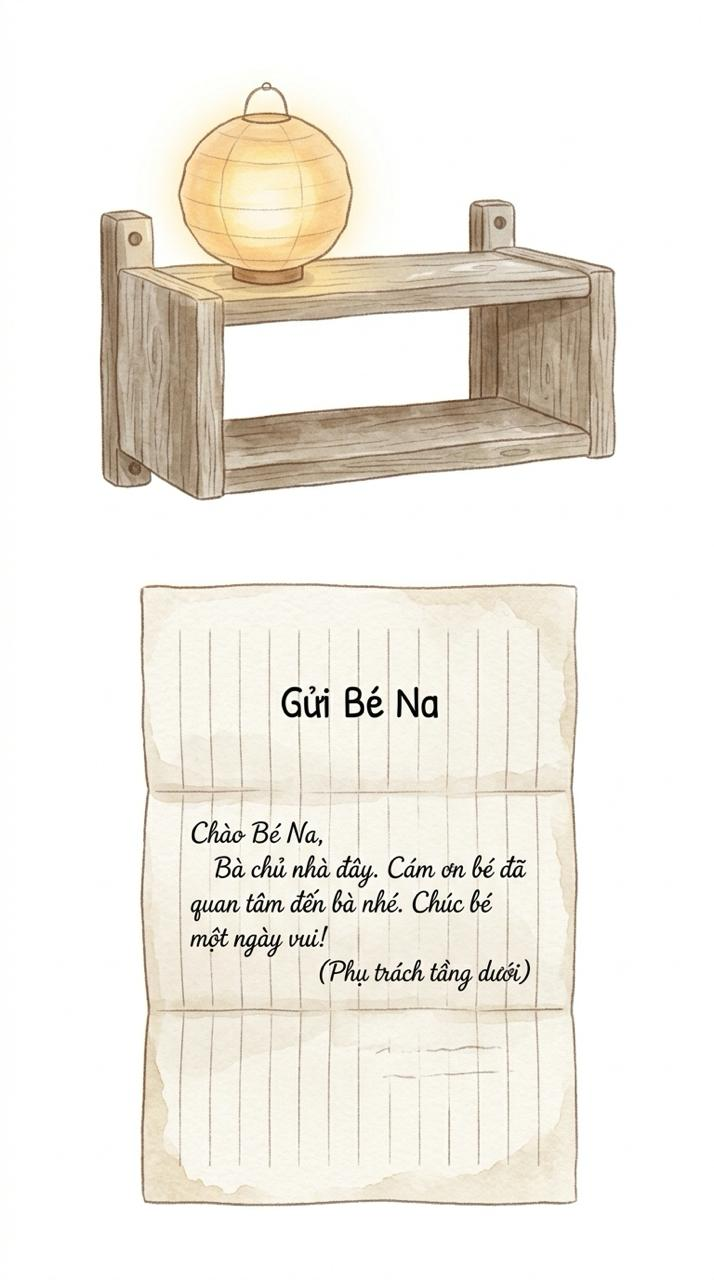
#> input picture src/sheet_shelf.jpg, 714 x 1280 px, found by its file name
$ python cut_shelf.py ../src/sheet_shelf.jpg
#> lines starting #> are read from the running program, lines starting #| are printed output that depends on the picture; after the words box and inside, x2 and y2 are one past the last pixel; in counts of white or black regions, pixels touching at a corner belong together
"""Cut src/sheet_shelf.jpg (Vi 26/11): the wooden wall shelf, without the lantern drawn on it (the game keeps its own lantern on/off)."""
import cv2, numpy as np, sys
from PIL import Image
G = sys.argv[1]
img = cv2.imread(f'{G}/src/sheet_shelf.jpg')[:540]
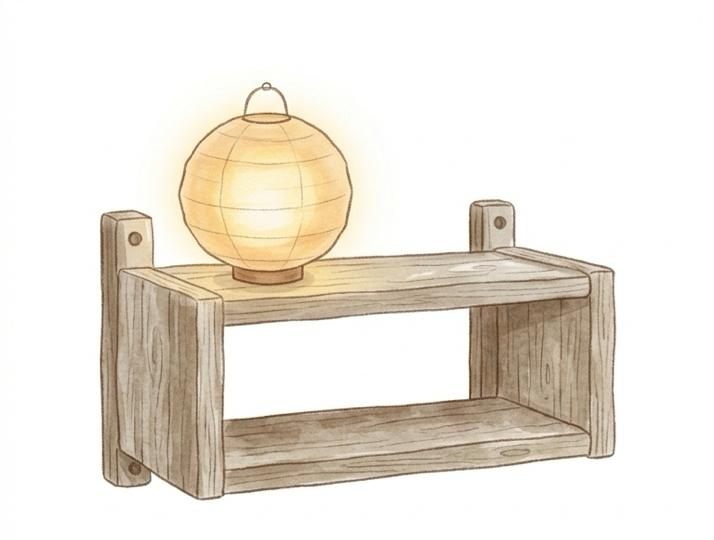
#> img: shape (540, 714, 3); mean B, G, R 219.5, 229.3, 235.6
# hide the lantern: refill its patch of the top board with the board texture just to its right, blank above the board
rep = img.copy()
paper = np.median(img[5:30].reshape(-1, 3), axis=0)
#> paper = [255, 255, 255]
for x in range(160, 372):
    yb = int(round(260 - (x - 150) * 0.02))          # back edge of the top board at this column
    rep[40:yb, x] = paper
    src = img[yb - 3:291, x + 190].astype(float)    # same board, further right, past the lantern
    k = min(1, (x - 160) / 14, (371 - x) / 14)       # blend into the original at both seams
    rep[yb:294, x] = (src * k + img[yb:294, x].astype(float) * (1 - k)).astype(np.uint8)
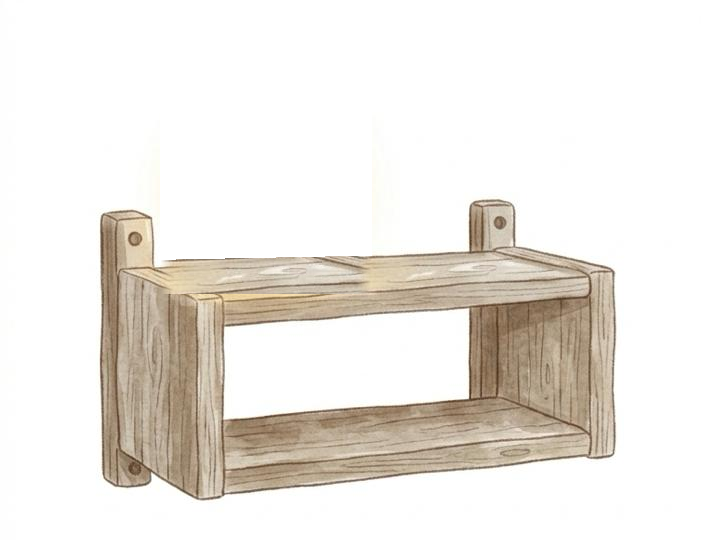
#> rep: shape (540, 714, 3); 11.92% of pixels changed, all inside (x1, y1, x2, y2) = (160, 63, 372, 294)
img = rep
bg = np.median(np.concatenate([img[:5].reshape(-1, 3), img[-5:].reshape(-1, 3)]), axis=0)
#> bg = [255, 255, 255]
dist = np.linalg.norm(img.astype(float) - bg, axis=2)
near = (dist < 18).astype(np.uint8)
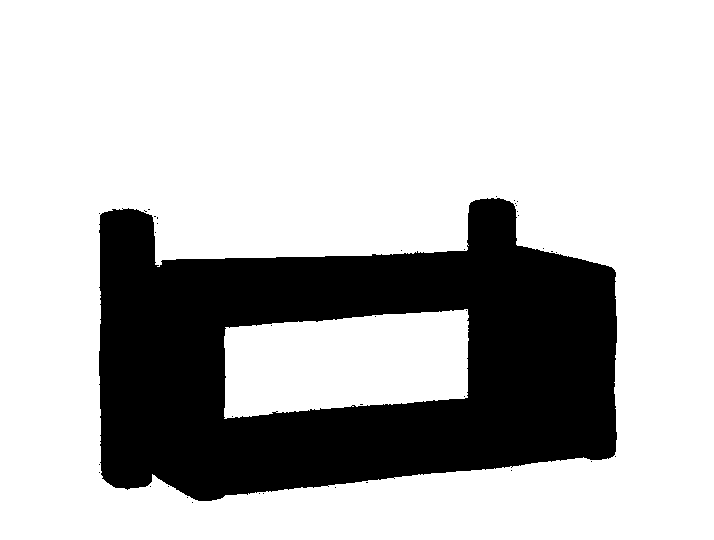
#> near: shape (540, 714); values 0 (black) and 1 (white), 74.5% white; 39 black regions (38 under 20 px), largest, box (x1, y1, x2, y2) and area: (99, 198, 617, 501) 98087
n, lab = cv2.connectedComponents(near, connectivity=4)
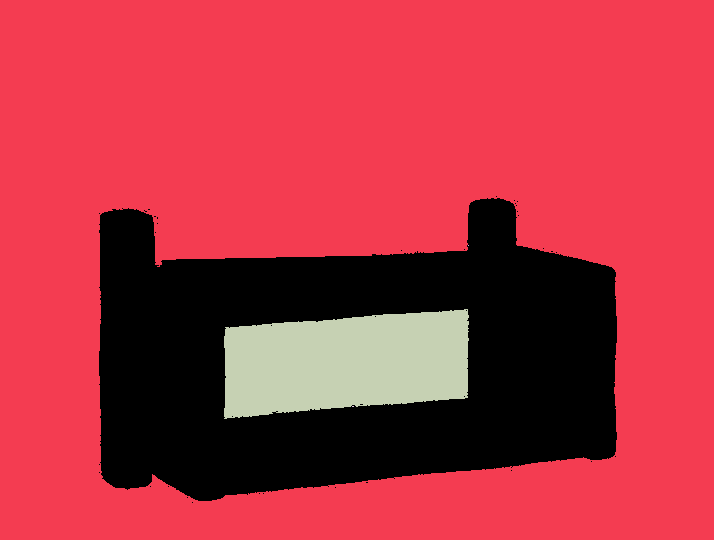
#> lab: shape (540, 714) int32; 5 distinct labels, from 0 to 4; one colour per label, 0 black
#> n = 5
border = set(np.unique(np.concatenate([lab[0], lab[-1], lab[:, 0], lab[:, -1]]))) - {0}
#> border = 1 item
areas = np.bincount(lab.ravel()); border |= {j for j in range(1, len(areas)) if areas[j] > 5000}   # the open back of the shelf shows the wall
#> after `areas = np.bincount(lab.ravel())`: areas = [98134, 265632, 1, 21791, 2]
#> after `border |= {j for j in range(1, len(areas)) if areas[j] > 5000}`: border = 2 items
fg = (~np.isin(lab, list(border))).astype(np.uint8)
#> fg: shape (540, 714); values 0 (black) and 1 (white), 25.5% white; 39 white regions (38 under 20 px), largest, box (x1, y1, x2, y2) and area: (99, 198, 617, 501) 98090
fg = cv2.morphologyEx(fg, cv2.MORPH_OPEN, np.ones((3, 3), np.uint8))
#> fg: shape (540, 714); values 0 (black) and 1 (white), 25.4% white; 1 white region, box (x1, y1, x2, y2) and area: (99, 198, 617, 501) 97967
n, lab, st, _ = cv2.connectedComponentsWithStats(fg)
#> n = 2; st = [[0, 0, 714, 540, 287593], [99, 198, 518, 303, 97967]]
i = 1 + int(np.argmax(st[1:, cv2.CC_STAT_AREA])); fg = (lab == i).astype(np.uint8)
#> after `i = 1 + int(np.argmax(st[1:, cv2.CC_STAT_AREA]))`: i = 1
edge = cv2.dilate(fg, np.ones((5, 5), np.uint8)) - cv2.erode(fg, np.ones((5, 5), np.uint8))
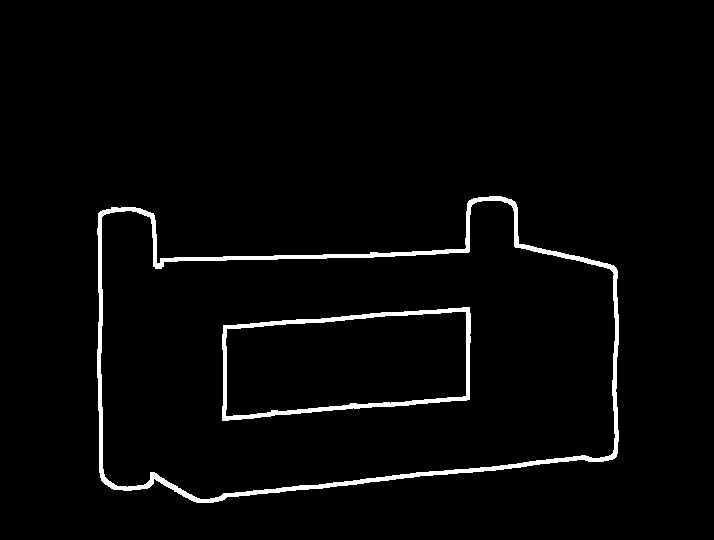
#> edge: shape (540, 714); values 0 (black) and 1 (white), 2.6% white; 2 white regions, box (x1, y1, x2, y2) and area: (97, 196, 619, 503) 7259, (222, 307, 471, 421) 2904
alpha = np.where(edge > 0, fg * np.clip((dist - 6) / 30, 0, 1), fg)
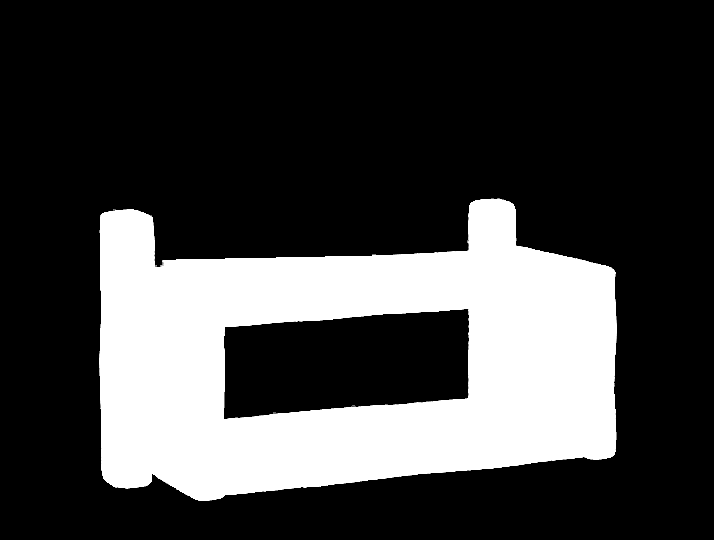
#> alpha: shape (540, 714) float64; min 0, max 1, mean 0.254
x, y, w, h = st[i, :4]
#> x = 99; y = 198; w = 518; h = 303
rgba = np.dstack([cv2.cvtColor(img, cv2.COLOR_BGR2RGB), (alpha * 255).astype(np.uint8)])[y:y + h, x:x + w]
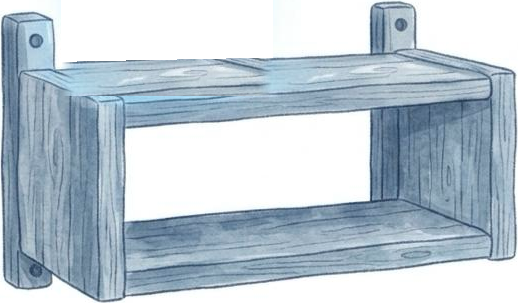
#> rgba: shape (303, 518, 4); mean B, G, R, A 208.9, 198.1, 184, 158.9
Image.fromarray(rgba).save(f'{G}/assets/shelf.png'); print('shelf', w, 'x', h, 'top', y)
#| shelf 518 x 303 top 198

$ run again, with src/alley_rain_night.jpg copied over src/sheet_shelf.jpg
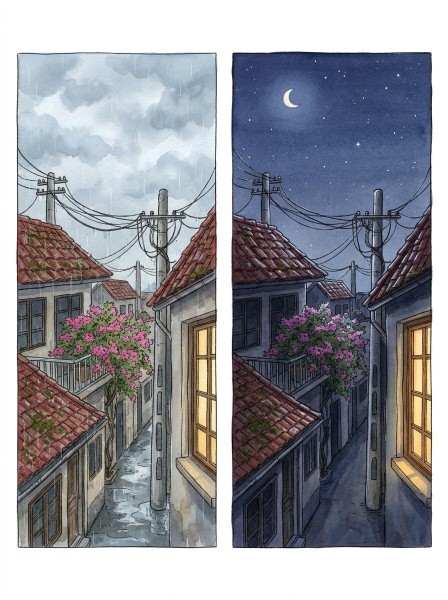
#> input picture src/alley_rain_night.jpg, 896 x 1200 px, found by its file name (shown at 1/2 size)
#> paper = [255, 255, 255]
#> after the loop `for x in range(160, 372):`:
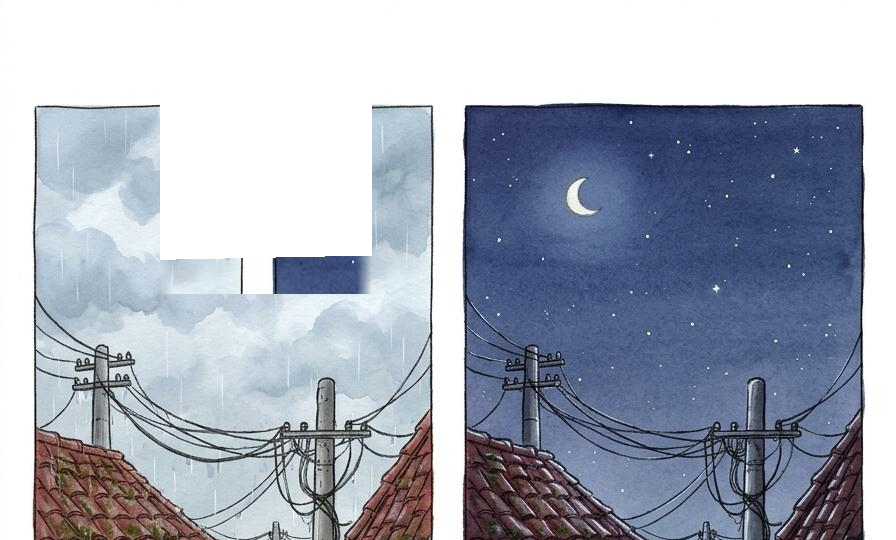
#> rep: shape (540, 896, 3); mean B, G, R 186.6, 172.7, 166.2
#> near: shape (540, 896); values 0 (black) and 1 (white), 34.8% white; 95 white regions (94 under 20 px), largest, box (x1, y1, x2, y2) and area: (0, 0, 896, 540) 168449
#> `n, lab = cv2.connectedComponents(near, connectivity=4)`: n = 111
#> border = 2 items
#> areas = 111 values, max 315236 at index 0, min 1 at index 2, mean 4358.9
#> `n, lab, st, _ = cv2.connectedComponentsWithStats(fg)`: n = 3; st = [[0, 0, 896, 540, 168638], [462, 103, 404, 437, 174583], [32, 104, 404, 436, 140619]]
#> i = 1
#> edge: shape (540, 896); values 0 (black) and 1 (white), 1.1% white; 1 white region, box (x1, y1, x2, y2) and area: (460, 101, 868, 540) 5272
#> x = 462; y = 103; w = 404; h = 437
#> `rgba = np.dstack([cv2.cvtColor(img, cv2.COLOR_BGR2RGB), (alpha * 255)...`:
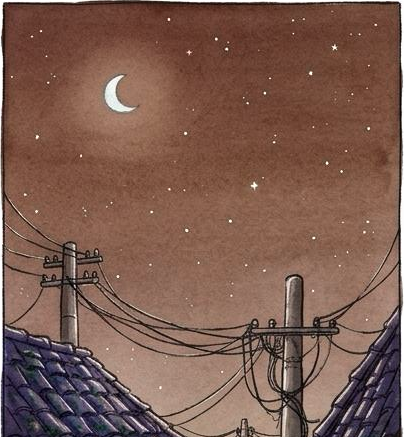
#> rgba: shape (437, 404, 4); mean B, G, R, A 79.5, 91.4, 124.1, 252.1
#| shelf 404 x 437 top 103
